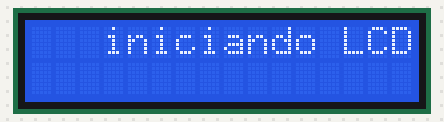
Recording of a sketch running on a simulated Arduino Uno, built with avr-gcc and run on an emulated ATmega328P. Shown: 16×2 character LCD.

Above: at 0.1 s.
At 0.6 s:
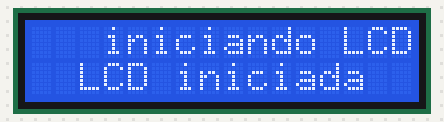
At 1.2 s:
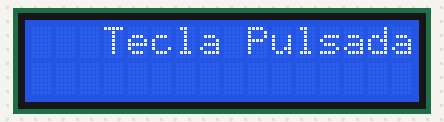

Measured:
- what the display in image 1 shows lasts 0.5 s, from 0.6 s to 1.1 s

The sketch:

display_lcd.ino
```cpp
//por: Julian Galvez Serna

// ----------- libreria display lcd -----------
#include <LiquidCrystal.h>               // cargo la libreria
LiquidCrystal lcd(9, 8, 7, 6, 5, 4);    // monto el display
/* LCD RS pin to digital pin 51
 * LCD Enable pein to digital pin 50
 * LCD D4 pin to digital pin 36
 * LCD D5 pin to digital pin 38
 * LCD D6 pin to digital pin 40
 * LCD D7 pin to digital pin 42
 * LCD R/W pin to ground
 * 10K resistor:
 * ends to +5V and ground
 * wiper to LCD VO pin (pin 3)
 */
char tecla = 0;         // dato obtenido por serial
bool inicio = 0;        // bandera que nos permite saber si se ha inciado el envio de caracteres
char tecla_aux = 0;     // guardamos la tecla antes de verificar el dato
void setup(){
  // inicializo diplay lcd 16x2
  lcd.begin(16, 2);
  lcd.print("   iniciando LCD... ");
  lcd.setCursor(0, 1);
  delay(500);

  lcd.print("  LCD iniciada  ");
  delay(500);
  lcd.clear();

  // inicializamos el puerto serial
  Serial.begin(50);
}
////////////////////////////////////// programa principal //////////////////////////////////////
void loop(){
  delay(100);
  lcd.setCursor(0, 0);
  lcd.print("   Tecla Pulsada:    ");
  lcd.setCursor(0, 1);
  lcd.print("        " + String(tecla));
  if (Serial.available() > 0) {
      // leemos la tecla que llego por el puerto y la mostramos:
      // dependiendo de la calidad de los datos que llegan por serial
      // se podria requerir verificar la valiz del dato enviando cabecera y checksum

      //leemos el dato
      char dato = (char)Serial.read();
      // varificamos el dato
      if(inicio == 0 && dato == '<'){
        inicio = 1; // caracter de inicio de trama detectado
        tecla_aux = 0; // limpiamos el caracter que almacena la tecla recivida

      }else if(inicio == 1 && tecla_aux == 0){
        tecla_aux = dato;

      }else if(inicio == 1 && tecla_aux != 0 && dato == '>'  ){
        // guardamos la tecla
        tecla = tecla_aux;
        Serial.print("<" + String(tecla) + ">");
        inicio = 0;

      }else{
        inicio = 0;
      }

    }

}// fin void loop
```
